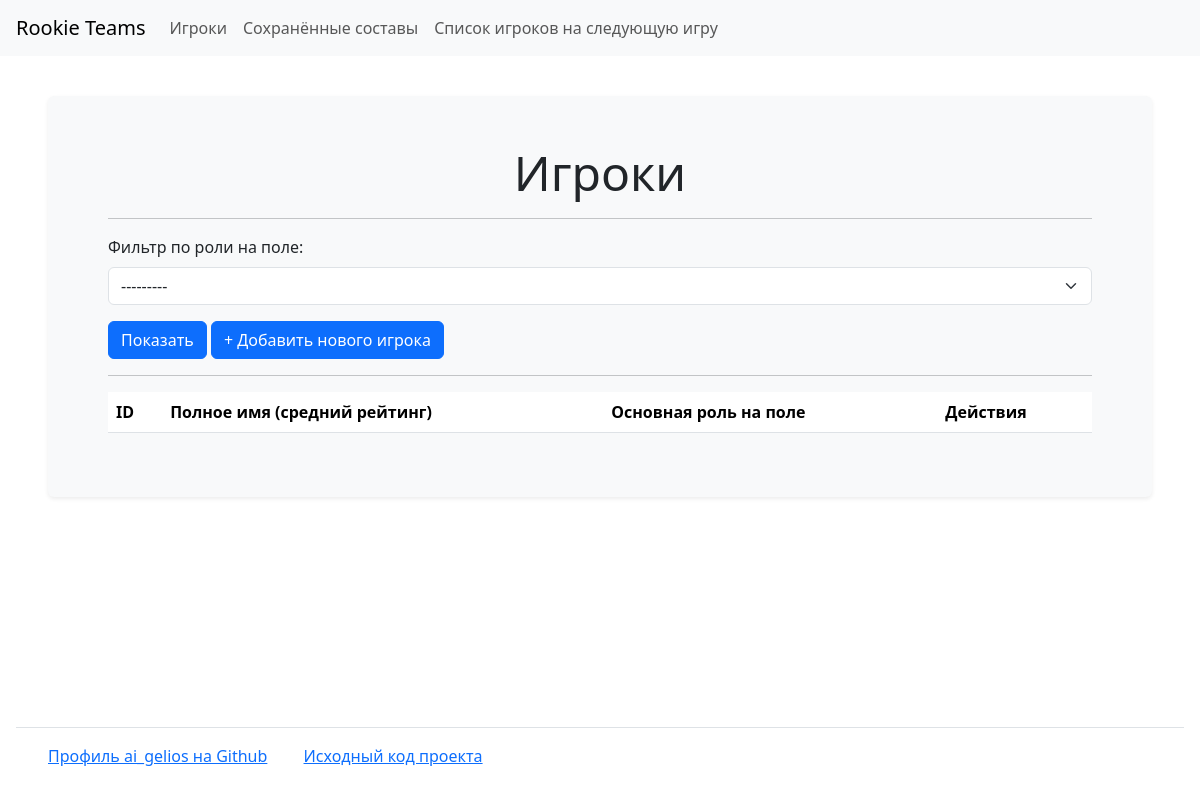
Page /players/ on the earlier database version.
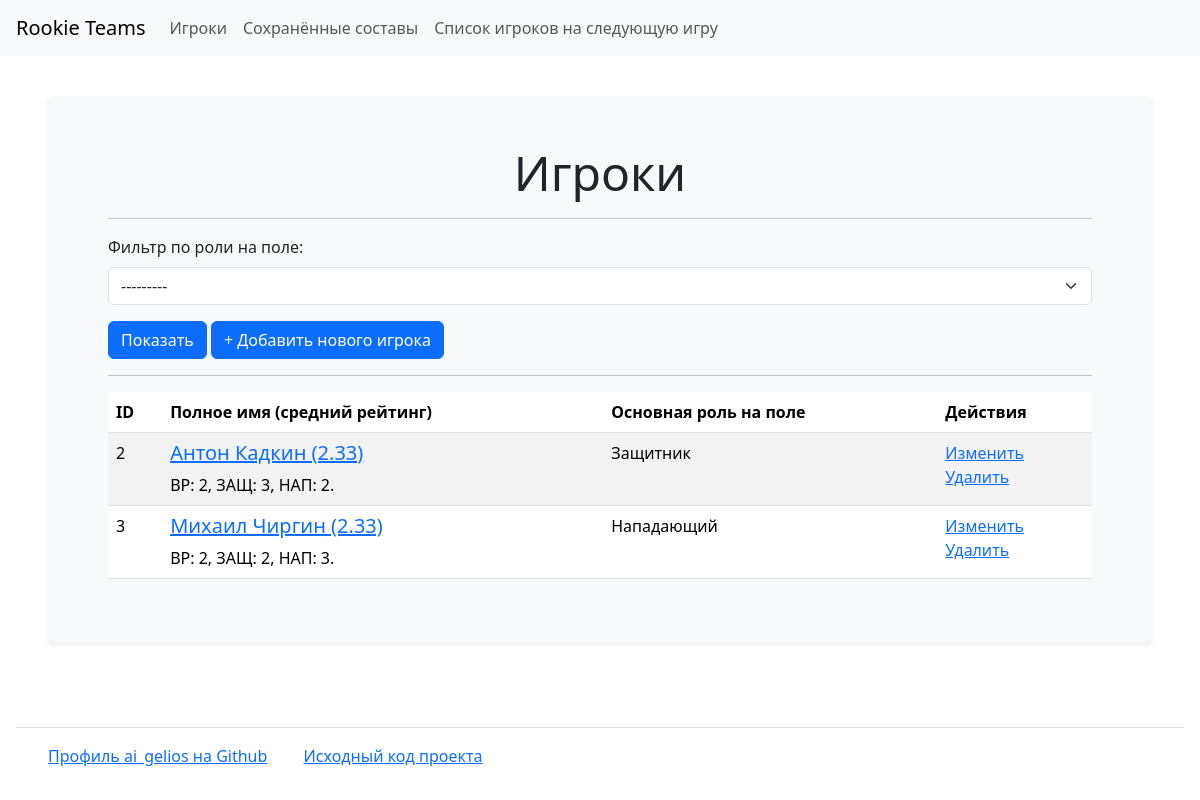
Same page on the later database version.
### rooky_teams/players/models.py (models this page shows)
class Player(models.Model):
    first_name = models.CharField(
        max_length=64,
    )
    last_name = models.CharField(
        max_length=64,
    )
    role = models.ForeignKey(
        to=Role,
        on_delete=models.PROTECT,
        blank=False,
        null=False,
        related_name='role'
    )
    gk_skill = models.ForeignKey(
        to=SkillLevel,
        on_delete=models.PROTECT,
        blank=False,
        null=False,
        related_name='gk_skill'
    )
    def_skill = models.ForeignKey(
        to=SkillLevel,
        on_delete=models.PROTECT,
        blank=False,
        null=False,
        related_name='def_skill'
    )
    off_skill = models.ForeignKey(
        to=SkillLevel,
        on_delete=models.PROTECT,
        blank=False,
        null=False,
        related_name='off_skill'
    )
    @property
    def avg_skill(self):
        return round(sum((
            self.gk_skill.value,
            self.def_skill.value,
            self.off_skill.value,
        )) / 3, 2)
    def __str__(self):
        return f'{self.first_name} {self.last_name} ({self.avg_skill})'

### rooky_teams/skills/models.py (models this page shows, shortened)
class SkillLevel(models.Model):
    value = models.IntegerField()

### rooky_teams/roles/models.py (models this page shows)
class Role(models.Model):
    name = models.CharField(
        max_length=64,
        unique=True,
        blank=False,
    )
    def __str__(self):
        return ROLES.get(self.name)

### rooky_teams/players/views.py (the view)
# urls.py: path('', PlayersIndexView.as_view(), name='players_index'),
class PlayersIndexView(FilterView):
    template_name = 'players/index.html'
    model = Player
    filterset_class = PlayerFilterSet

### rooky_teams/templates/players/index.html
{% extends "home.html" %}
{% load i18n %}
{% load django_bootstrap5 %}
{% block content %}
<main>
    <div class="container wrapper flex-grow-1">
        <h2 class="text-center display-5">{% translate "Players" %}</h2>
        <hr>
        <div class="card-body bg-white">
            <form class="form-inline center bg-light" method="get">
                    {% bootstrap_form filter.form field_class="bg-light ml-2 mr-3" %}
                    {% translate "Show" as button_name %}
                    {% bootstrap_button button_name button_type="submit" button_class="btn btn-primary" %}
                    <a class="btn btn-primary" href="{% url 'player_create' %}">{% translate 'Add new player' %}</a>
            </form>
        </div>
        <hr>
        <table class="table table-striped">
            <thead>
                <tr>
                    <th>ID</th>
                    <th>{% translate "Player name (average skill)" %}</th>
                    <th>{% translate "Role on the field" %}</th>
                    <th>{% translate "Actions" %}</th>
                </tr>
            </thead>
            <tbody>
                {% for player in object_list %}
                <tr>
                    <td>{{ player.id }}</td>
                    <td>
                        <h5><a href="{% url 'player_details' player.id %}">{{ player }}</a></h5>
                        {% translate 'GK:' %} {{ player.gk_skill.value }},
                        {% translate 'DEF:' %} {{ player.def_skill.value }},
                        {% translate 'FRW:' %} {{ player.off_skill.value }}.
                    </td>
                    <td>{{ player.role }}</td>
                    <td>
                        <a href="{% url 'player_update' player.id %}">{% translate "Update" %}</a>
                        <br>
                        <a href="{% url 'player_delete' player.id %}">{% translate "Delete" %}</a>
                    </td>
                </tr>
                {% endfor %}
            </tbody>
        </table>
    </div>
</main>
{% endblock %}

### rooky_teams/templates/home.html (shortened to what this page needs)
{% load i18n %}
{% load django_bootstrap5 %}
{% get_current_language as LANG %}
<!DOCTYPE html>
<html lang="{{ LANG }}">
    <head>
        {% bootstrap_css %}
    </head>
    <body class="d-flex bg-white flex-column min-vh-100">
        {% include "navbar.html" %}
        <div class="mx-5 my-2 p-2">{% bootstrap_messages %}</div>
        <div class="wrapper flex-grow-1">
            <div class="p-5 mx-5 mt-2 mb-4 bg-light rounded shadow-sm">
                {% block content %}{% endblock %}
            </div>
        </div>
        {% include "footer.html" %}
    </body>
</html>

### rooky_teams/templates/navbar.html
{% load django_bootstrap5 %}
{% load i18n %}
<nav class="navbar navbar-expand-md navbar-light bg-light px-3">
    <a class="navbar-brand" href="{% url 'homepage' %}">Rookie Teams</a>
    <div id="navbarNav">
        <ul class="navbar-nav">
            <li class="nav-item">
                <a class="nav-link" href="{% url 'players_index' %}">{% translate "Players" %}</a>
            </li>
            <li class="nav-item">
                <a class="nav-link" href="{% url 'homepage' %}">{% translate "Lineups" %}</a>
            </li>
            <li class="nav-item">
                <a class="nav-link" href="{% url 'homepage' %}">{% translate "Roster for the next game" %}</a>
            </li>
        </ul>
    </div>
</nav>

### rooky_teams/templates/footer.html
{% load django_bootstrap5 %}
{% load i18n %}
<footer>
    <div class="wrapper m-3 p-3 border-top">
      <a class="mx-3" href="https://github.com/AIGelios">{% translate 'My Github' %}</a>
      <a class="mx-3" href="https://github.com/AIGelios/rookyteams">{% translate 'Source' %}</a>
    </div>
</footer>

Differences in the rows shown:
added Player: id "2", first_name+last_name+gk_skill "Антон Кадкин (2.33)", gk_skill.value "2", def_skill.value "3", off_skill.value "2", role "Защитник"
added Player: id "3", first_name+last_name+gk_skill "Михаил Чиргин (2.33)", gk_skill.value "2", def_skill.value "2", off_skill.value "3", role "Нападающий"
